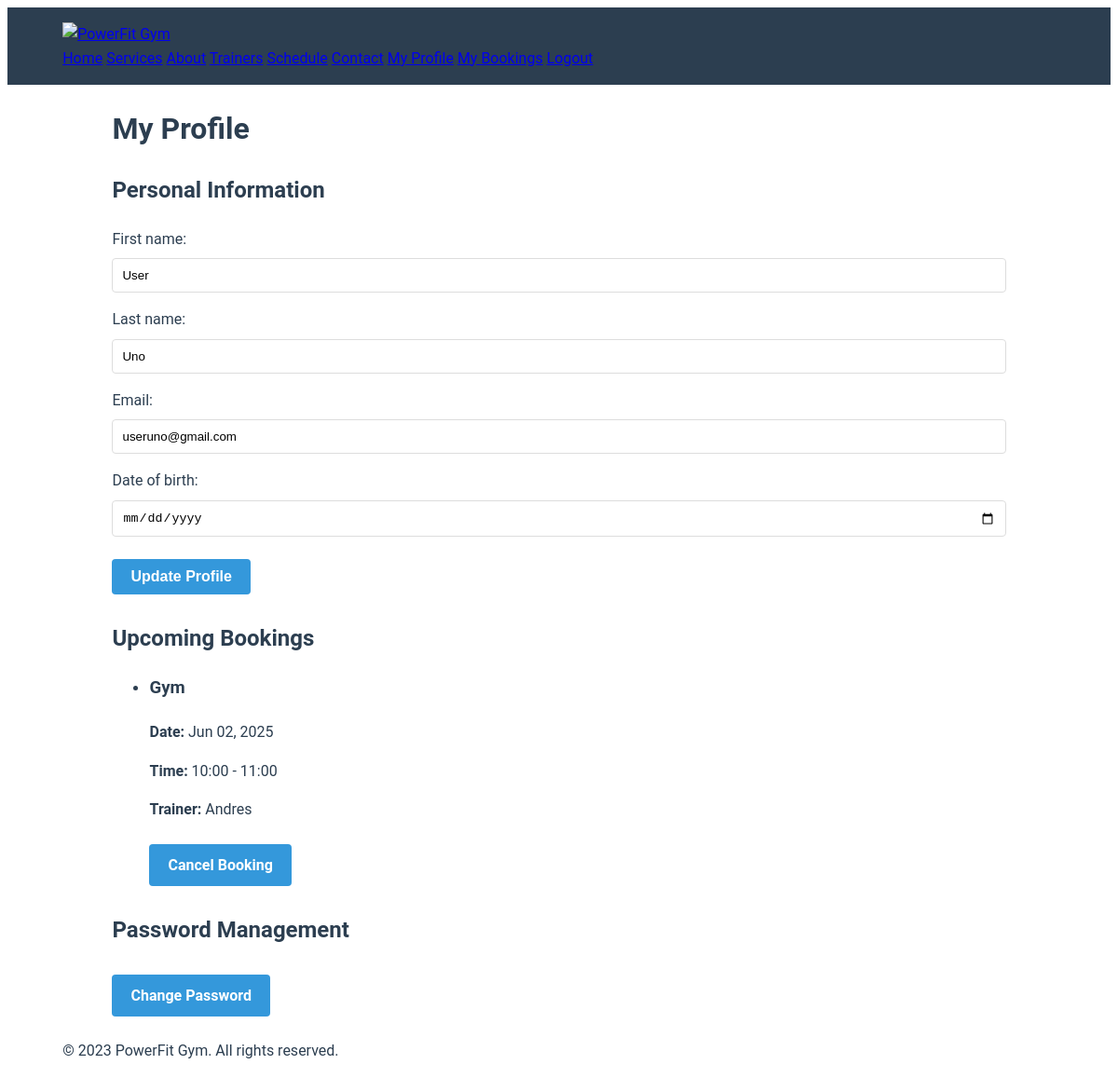
Screenshot of /profile/ (signed in) with the database file from the repository.
### gym_auth/models.py (models this page shows, shortened)
class CustomUser(AbstractUser):
    username = models.CharField(
        max_length=12,
        unique=True,
        validators=[validate_id_number],
        verbose_name='ID Number',
        help_text='Required. 8-12 digits only.'
    )
    email = models.EmailField(blank=True, null=True)
    first_name = models.CharField(max_length=30, blank=False)
    last_name = models.CharField(max_length=150, blank=False)
    date_of_birth = models.DateField(null=True, blank=True)
    USERNAME_FIELD = 'username'
    REQUIRED_FIELDS = ['first_name', 'last_name', 'email']

### main/models.py (models this page shows, shortened)
class Booking(models.Model):
    user = models.ForeignKey(User, on_delete=models.CASCADE, related_name='bookings')
    class_schedule = models.ForeignKey(ClassSchedule, on_delete=models.CASCADE, related_name='bookings')
    booked_at = models.DateTimeField(auto_now_add=True)
    class Meta:
        unique_together = ('user', 'class_schedule')
        ordering = ['class_schedule__start_datetime']

class ClassSchedule(models.Model):
    service = models.ForeignKey(Service, on_delete=models.CASCADE, related_name='schedules')
    trainer = models.ForeignKey(Trainer, on_delete=models.CASCADE)
    start_datetime = models.DateTimeField()
    end_datetime = models.DateTimeField()
    max_capacity = models.PositiveIntegerField(default=10)
    class Meta:
        ordering = ['start_datetime']
        unique_together = [['service', 'start_datetime']]

class Service(models.Model):
    name = models.CharField(max_length=100)
    description = models.TextField()
    price = models.DecimalField(max_digits=6, decimal_places=2, default=0.00)
    duration = models.CharField(max_length=50, help_text="Eg: 60 minutes")
    featured = models.BooleanField(default=False)
    image = models.CharField(max_length=100, blank=True)
    max_capacity = models.PositiveIntegerField(
        default=10,
        help_text="Maximum participants per session"
    )

class Trainer(models.Model):
    name = models.CharField(max_length=100)
    specialization = models.CharField(max_length=100)
    bio = models.TextField()
    image = models.ImageField(upload_to='trainers/')
    experience = models.PositiveIntegerField(null=True, blank=True)

### gym_auth/views.py (the view)
# urls.py: path('profile/', auth_views.profile, name='profile'),
@login_required
def profile(request):
    user = request.user
    if request.method == 'POST':
        form = ProfileForm(request.POST, instance=user)
        if form.is_valid():
            form.save()
            messages.success(request, "Profile updated successfully!")
            return redirect('profile')
    else:
        form = ProfileForm(instance=user)
    bookings = Booking.objects.filter(
        user=request.user,
        class_schedule__start_datetime__gt=timezone.now()
    ).order_by('class_schedule__start_datetime')
    return render(request, 'profile.html', {
        'form': form,
        'bookings': bookings
    })

### gym_auth/forms.py
class ProfileForm(forms.ModelForm):
    class Meta:
        model = CustomUser
        fields = ['first_name', 'last_name', 'email', 'date_of_birth']
        widgets = {
            'date_of_birth': forms.DateInput(attrs={'type': 'date'})
        }

### main/templates/profile.html (shortened to what this page needs)
{% extends 'base.html' %}
{% block content %}
<div class="container">
    <h1>My Profile</h1>
    <div class="profile-section">
        <h2>Personal Information</h2>
        <form method="post">
            {{ form.as_p }}
            <button type="submit" class="btn btn-primary">Update Profile</button>
        </form>
    </div>
    <div class="bookings-section">
        <h2>Upcoming Bookings</h2>
        {% if bookings %}
            <ul class="booking-list">
                {% for booking in bookings %}
                <li class="booking-item">
                    <div class="booking-details">
                        <h3>{{ booking.class_schedule.service.name }}</h3>
                        <p><strong>Date:</strong> {{ booking.class_schedule.start_datetime|date:"M d, Y" }}</p>
                        <p><strong>Time:</strong> {{ booking.class_schedule.start_datetime|time:"H:i" }} - {{ booking.class_schedule.end_datetime|time:"H:i" }}</p>
                        <p><strong>Trainer:</strong> {{ booking.class_schedule.trainer.name }}</p>
                    </div>
                    <a href="{% url 'cancel_booking' booking.id %}" class="btn btn-danger">Cancel Booking</a>
                </li>
                {% endfor %}
            </ul>
        {% else %}
            <p>You have no upcoming bookings.</p>
        {% endif %}
    </div>
    <div class="password-change-section">
        <h2>Password Management</h2>
        <a href="{% url 'password_change' %}" class="btn btn-secondary">Change Password</a>
    </div>
</div>
{% endblock %}

### static/css/style.css (style rules this page uses)
:root { --primary: #2c3e50; --secondary: #e74c3c; --light: #ecf0f1; --dark: #2c3e50; }
body { font-family: 'Roboto', sans-serif; line-height: 1.6; color: var(--dark); }
.container { width: 90%; max-width: 1200px; margin: 0 auto; }
.profile-section, .bookings-section, .password-change-section { background: #fff; padding: 20px; margin-bottom: 30px; border-radius: 8px; box-shadow: 0 2px 10px rgba(0,0,0,0.1); }
.booking-list { list-style: none; padding: 0; }
.booking-item { display: flex; justify-content: space-between; align-items: center; padding: 15px; border-bottom: 1px solid #eee; }
.booking-details { flex: 1; }
.booking-item:last-child { border-bottom: none; }
.btn-danger { background-color: #e74c3c; }
.btn { padding: 10px 20px; border-radius: 4px; text-decoration: none; cursor: pointer; border: none; font-size: 16px; }
.btn-primary { background-color: #3498db; color: white; }
.btn-secondary { background-color: #95a5a6; color: white; }

### static/css/utilities.css (style rules this page uses)
.btn { display: inline-block; padding: 0.8rem 1.5rem; border-radius: 5px; text-decoration: none; font-weight: bold; transition: all 0.3s ease; }
.btn-primary { background-color: var(--secondary); color: white; }

### static/css/admin.css (style rules this page uses)
.btn { display: inline-block; background: #3498db; color: white; padding: 10px 15px; border-radius: 4px; text-decoration: none; margin: 10px 0; }
.btn { padding: 10px 20px; border-radius: 4px; text-decoration: none; cursor: pointer; border: none; font-size: 16px; }
.btn-primary { background-color: #3498db; color: white; }
.btn-secondary { background-color: #95a5a6; color: white; }
.btn-danger { background-color: #e74c3c; color: white; }

### main/templates/base.html (style rules this page uses)
input, select, textarea { display: block; width: 100%; padding: 10px; margin: 8px 0; border: 1px solid #ddd; border-radius: 4px; box-sizing: border-box; }
button, .btn { display: inline-block; background-color: #3498db; color: white; padding: 10px 20px; margin: 8px 0; border: none; border-radius: 4px; cursor: pointer; text-decoration: none; font }

### rows the page displays
CustomUser: first_name "User", last_name "Uno", email "useruno@gmail.com"
Booking: class_schedule.service.name "Gym", class_schedule.start_datetime "Jun 02, 2025", class_schedule.start_datetime "10:00", class_schedule.end_datetime "11:00", class_schedule.trainer.name "Andres"
